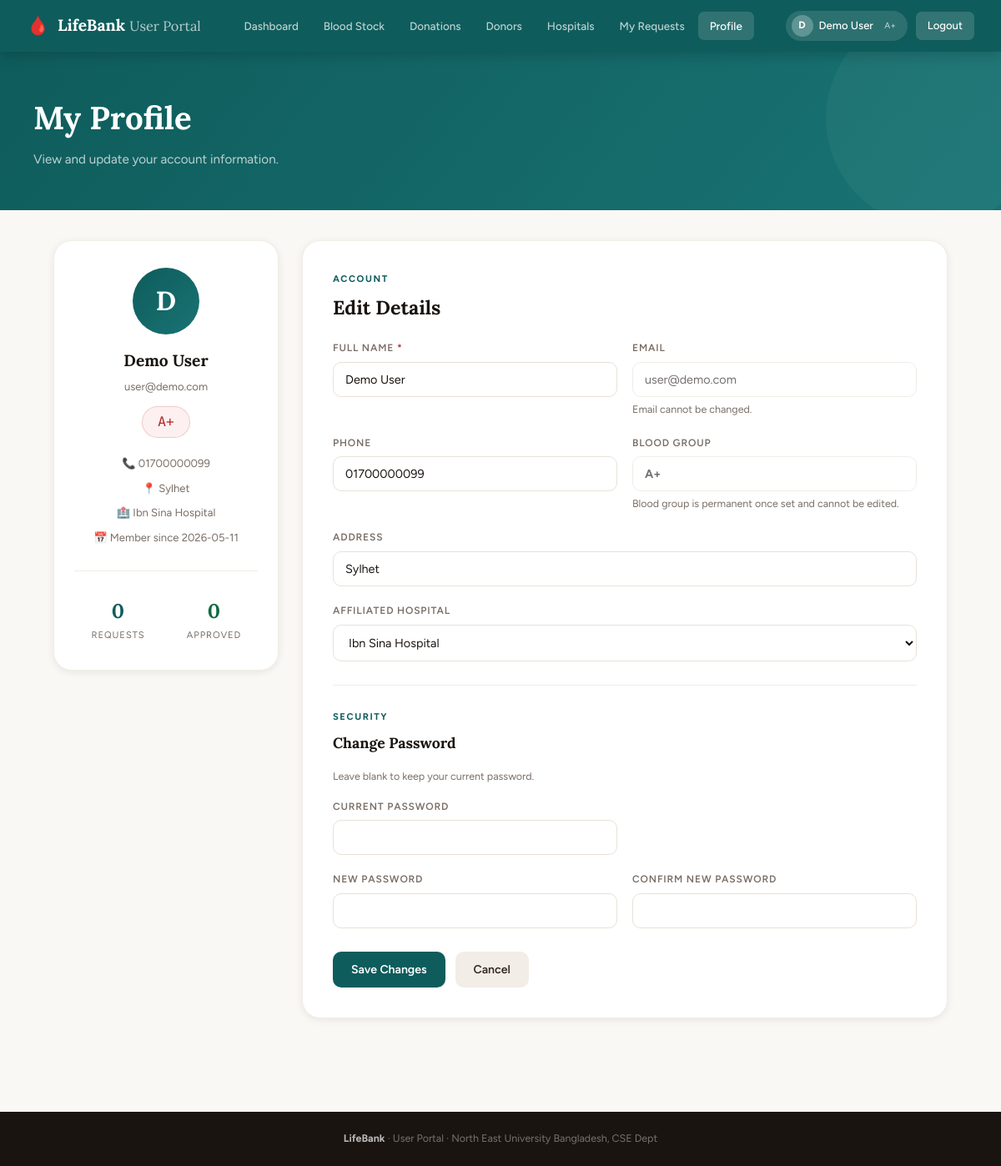
The page /user/profile.php (signed in) on the database its author committed.
### tables this page shows
CREATE TABLE IF NOT EXISTS `user` (
  `User_ID`         INT NOT NULL AUTO_INCREMENT,
  `Full_Name`       VARCHAR(100) NOT NULL,
  `Email`           VARCHAR(150) NOT NULL,
  `Password`        VARCHAR(255) NOT NULL,
  `Phone`           VARCHAR(20)  DEFAULT NULL,
  `Blood_Group`     VARCHAR(3)   DEFAULT NULL,
  `Address`         VARCHAR(255) DEFAULT NULL,
  `Hospital_ID`     INT DEFAULT NULL,
  `Date_Registered` DATE DEFAULT NULL,
  PRIMARY KEY (`User_ID`),
  UNIQUE KEY `uq_email` (`Email`),
  KEY `fk_user_hospital` (`Hospital_ID`),
  CONSTRAINT `fk_user_hospital` FOREIGN KEY (`Hospital_ID`) REFERENCES `hospital` (`Hospital_ID`) ON DELETE SET NULL
);

CREATE TABLE IF NOT EXISTS `hospital` (
  `Hospital_ID` INT NOT NULL AUTO_INCREMENT,
  `Name`        VARCHAR(150) NOT NULL,
  `Contact`     VARCHAR(25)  DEFAULT NULL,
  `Street`      VARCHAR(255) DEFAULT NULL,
  `City`        VARCHAR(100) DEFAULT NULL,
  `State`       VARCHAR(100) DEFAULT NULL,
  `PIN_Code`    VARCHAR(10)  DEFAULT NULL,
  PRIMARY KEY (`Hospital_ID`)
);

### user/config.php (called while the page is built, shortened)
<?php
function current_user() {
    return [
        'id'          => $_SESSION['user_id']      ?? null,
        'name'        => $_SESSION['user_name']    ?? '',
        'email'       => $_SESSION['user_email']   ?? '',
        'blood_group' => $_SESSION['user_bg']      ?? '',
        'hospital_id' => $_SESSION['user_hosp_id'] ?? null,
        'hospital'    => $_SESSION['user_hosp']    ?? '',
    ];
}
?>

### user/profile.php (the view, shortened to what this page needs)
<?php
require_once 'config.php';
$u   = current_user();
$uid = $u['id'];
$row = mysqli_fetch_assoc(mysqli_query($conn,
    "SELECT u.*,h.Name AS HospName FROM user u LEFT JOIN hospital h ON u.Hospital_ID=h.Hospital_ID WHERE u.User_ID=$uid"));
$hospitals = mysqli_query($conn,"SELECT Hospital_ID,Name FROM hospital ORDER BY Name");
$my_requests = mysqli_fetch_row(mysqli_query($conn,"SELECT COUNT(*) FROM request WHERE User_ID=$uid"))[0];
$my_approved = mysqli_fetch_row(mysqli_query($conn,"SELECT COUNT(*) FROM request WHERE User_ID=$uid AND Status='Approved'"))[0];
?>
<!DOCTYPE html><html lang="en"><head>
<link rel="stylesheet" href="user_style.css">
</head><body>
<?php include 'navbar.php'; ?>
<div class="page-hero">
    <div class="page-hero-inner">
        <h1>My Profile</h1>
        <p>View and update your account information.</p>
    </div>
</div>
<div class="page-wrap">
    <div class="profile-grid">
        <div>
            <div class="profile-card">
                <div class="profile-avatar"><?= strtoupper(substr($row['Full_Name'],0,1)) ?></div>
                <div class="profile-name"><?= htmlspecialchars($row['Full_Name']) ?></div>
                <div class="profile-email"><?= htmlspecialchars($row['Email']) ?></div>
                <?php if($row['Blood_Group']): ?>
                <div class="profile-bg-badge"><?= $row['Blood_Group'] ?></div>
                <?php endif; ?>
                <div class="profile-meta">
                    <?php if($row['Phone']): ?><span>📞 <?= htmlspecialchars($row['Phone']) ?></span><?php endif; ?>
                    <?php if($row['Address']): ?><span>📍 <?= htmlspecialchars($row['Address']) ?></span><?php endif; ?>
                    <?php if($row['HospName']): ?><span>🏥 <?= htmlspecialchars($row['HospName']) ?></span><?php endif; ?>
                    <span>📅 Member since <?= $row['Date_Registered']??'—' ?></span>
                </div>
                <hr class="divider">
                <div style="display:grid;grid-template-columns:1fr 1fr;gap:10px;text-align:center;">
                    <div>
                        <div style="font-family:'Lora',serif;font-size:1.5rem;font-weight:700;color:var(--teal);"><?= $my_requests ?></div>
                        <div style="font-size:.7rem;text-transform:uppercase;letter-spacing:.08em;color:var(--muted);">Requests</div>
                    </div>
                    <div>
                        <div style="font-family:'Lora',serif;font-size:1.5rem;font-weight:700;color:var(--emerald);"><?= $my_approved ?></div>
                        <div style="font-size:.7rem;text-transform:uppercase;letter-spacing:.08em;color:var(--muted);">Approved</div>
                    </div>
                </div>
            </div>
        </div>
        <div>
            <div class="form-card" style="max-width:100%;">
                <div class="sec-eyebrow">Account</div>
                <h2 class="sec-title" style="margin-bottom:20px;">Edit Details</h2>
                <form method="POST"><input type="hidden" name="csrf_token" value="<?= htmlspecialchars(csrf_token()) ?>">
                    <div class="form-row">
                        <div class="form-group">
                            <label class="form-label">Full Name <span class="req">*</span></label>
                            <input type="text" name="full_name" class="form-input" required value="<?= htmlspecialchars($row['Full_Name']) ?>">
                        </div>
                        <div class="form-group">
                            <label class="form-label">Email</label>
                            <input type="email" class="form-input" value="<?= htmlspecialchars($row['Email']) ?>" disabled style="opacity:.6;cursor:not-allowed;">
                            <p class="form-hint">Email cannot be changed.</p>
                        </div>
                    </div>
                    <div class="form-row">
                        <div class="form-group">
                            <label class="form-label">Phone</label>
                            <input type="text" name="phone" class="form-input" value="<?= htmlspecialchars($row['Phone']??'') ?>">
                        </div>
                        <div class="form-group">
                            <label class="form-label">Blood Group</label>
                            <?php if ($row['Blood_Group']): ?>
                                <input type="text" class="form-input" value="<?= htmlspecialchars($row['Blood_Group']) ?>" disabled style="opacity:.6;cursor:not-allowed;font-weight:700;">
                                <p class="form-hint">Blood group is permanent once set and cannot be edited.</p>
                            <?php endif; ?>
                        </div>
                    </div>
                    <div class="form-group">
                        <label class="form-label">Address</label>
                        <input type="text" name="address" class="form-input" value="<?= htmlspecialchars($row['Address']??'') ?>">
                    </div>
                    <div class="form-group">
                        <label class="form-label">Affiliated Hospital</label>
                        <select name="hospital_id" class="form-select">
                            <?php while($h=mysqli_fetch_assoc($hospitals)):
                                $sel=($row['Hospital_ID']==$h['Hospital_ID'])?'selected':''; ?>
                            <option value="<?= $h['Hospital_ID'] ?>" <?= $sel ?>><?= htmlspecialchars($h['Name']) ?></option>
                            <?php endwhile; ?>
                        </select>
                    </div>
                    <hr class="divider">
                    <div class="sec-eyebrow">Security</div>
                    <h3 style="font-family:'Lora',serif;font-size:1.1rem;font-weight:700;color:var(--ink);margin:8px 0 16px;">Change Password</h3>
                    <p class="form-hint" style="margin-bottom:16px;">Leave blank to keep your current password.</p>
                    <div class="form-row">
                        <div class="form-group">
                            <label class="form-label">Current Password</label>
                            <input type="password" name="current_password" class="form-input" autocomplete="current-password">
                        </div>
                        <div class="form-group"></div>
                    </div>
                    <div class="form-row">
                        <div class="form-group">
                            <label class="form-label">New Password</label>
                            <input type="password" name="new_password" class="form-input" autocomplete="new-password" minlength="6">
                        </div>
                        <div class="form-group">
                            <label class="form-label">Confirm New Password</label>
                            <input type="password" name="confirm_password" class="form-input" autocomplete="new-password">
                        </div>
                    </div>
                    <div style="display:flex;gap:12px;flex-wrap:wrap;margin-top:8px;">
                        <button type="submit" class="btn btn-primary">Save Changes</button>
                        <a href="dashboard.php" class="btn btn-ghost">Cancel</a>
                    </div>
                </form>
            </div>
        </div>
    </div>
</div>
<footer style="background:var(--ink);color:rgba(255,255,255,.4);text-align:center;padding:22px;font-size:.78rem;margin-top:48px;">
    <strong style="color:rgba(255,255,255,.7);">LifeBank</strong> · User Portal · North East University Bangladesh, CSE Dept
</footer>
</body></html>

### user/navbar.php (shortened to what this page needs)
<?php
require_once 'config.php';
$u   = current_user();
$cur = basename($_SERVER['PHP_SELF']);
function nl($file, $label, $cur) {
    $a = ($cur === $file) ? ' active' : '';
    return "<a href=\"{$file}\" class=\"nav-link{$a}\">{$label}</a>";
}
?>
<nav class="navbar">
    <a href="dashboard.php" class="navbar-brand">
        <span class="brand-icon">🩸</span>
        <span>LifeBank <span style="font-weight:300;opacity:.7;font-size:.85em;">User Portal</span></span>
    </a>
    <div class="navbar-links">
        <?= nl('dashboard.php',   'Dashboard',   $cur) ?>
        <?= nl('blood_stock.php', 'Blood Stock',  $cur) ?>
        <?= nl('donations.php',   'Donations',    $cur) ?>
        <?= nl('donors.php',      'Donors',       $cur) ?>
        <?= nl('hospitals.php',   'Hospitals',    $cur) ?>
        <?= nl('my_requests.php', 'My Requests',  $cur) ?>
        <?= nl('profile.php',     'Profile',      $cur) ?>
    </div>
    <div class="navbar-user">
        <div class="user-chip">
            <div class="ava"><?= strtoupper(substr($u['name'],0,1)) ?></div>
            <?= htmlspecialchars($u['name']) ?>
            <?php if ($u['blood_group']): ?>
                &nbsp;<span style="opacity:.65;font-size:.78em;"><?= $u['blood_group'] ?></span>
            <?php endif; ?>
        </div>
        <a href="logout.php" class="btn-logout">Logout</a>
    </div>
</nav>

### rows shown on the page
user: Full_Name "D", Full_Name "Demo User", Blood_Group "A+", Email "user@demo.com", Phone "01700000099", Address "Sylhet", Hospital_ID.Name "Ibn Sina Hospital", Date_Registered "2026-05-11", full_name "Demo User", phone "01700000099", address "Sylhet"

### other values the page prints
$label "Dashboard Blood Stock Donations Donors Hospitals My Requests Profile"
$my_requests "0"
$my_approved "0"
form field hospital_id "Ibn Sina Hospital"
